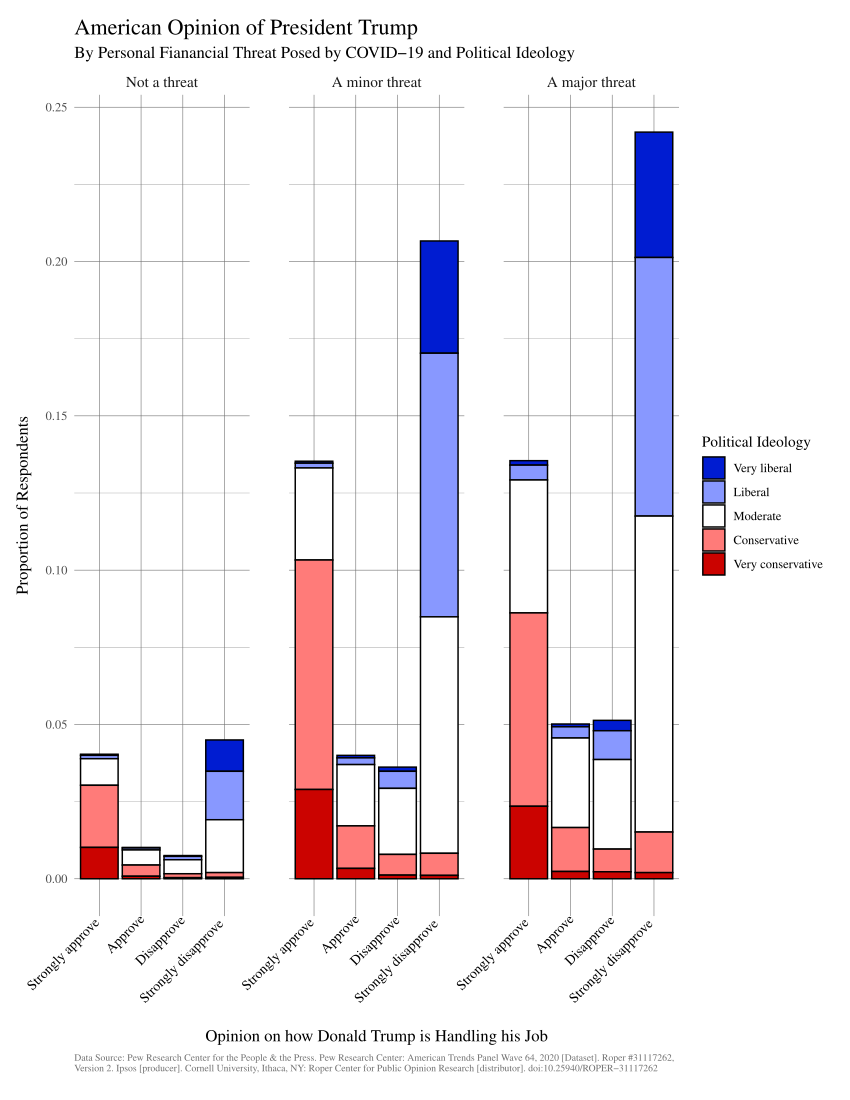

The R source for this figure:
## Data Visualization (GOVT16-QSS17) Spring 2020
## LAB 1
##
## Name: Cameron Guage
## Date: May 5 - May 12

covid_data = read_csv("31117262.csv"); covid_data

covid_data %>%
  filter(COVIDTHREAT_d_W64 != "Refused" & F_IDEO != "Refused") %>%
  mutate(F_IDEO = factor(F_IDEO, levels = c("Very liberal", "Liberal", "Moderate", "Conservative", "Very conservative"))) %>%
  mutate(COVIDTHREAT_d_W64 = factor(COVIDTHREAT_d_W64, levels = c("Not a threat", "A minor threat", "A major threat"))) %>%
  rename(threat_to_financials = COVIDTHREAT_d_W64, ideology = F_IDEO, trump_opinion = POL1DT_W64) %>%
  mutate(trump_opinion = paste(trump_opinion, POL1DTSTR_W64, sep = ", ")) %>%
  filter(!str_detect(trump_opinion, "Refused")) %>%
  mutate(trump_opinion = factor(trump_opinion, levels = c("Approve, Very strongly", "Approve, Not so strongly", "Disapprove, Not so strongly", "Disapprove, Very strongly"), labels = c("Strongly approve", "Approve", "Disapprove", "Strongly disapprove"))) %>%
  group_by(ideology, threat_to_financials) %>%
  count(trump_opinion) %>%
  ungroup() %>%
  mutate(prop = n / sum(n)) %>%
  ggplot(aes(x = trump_opinion, y = prop, fill = ideology)) +
  geom_col(color = "black") +
  facet_grid(. ~ threat_to_financials) +
  scale_fill_manual(values = c("#001CD1", "#8898FF", "#FFFFFF", "#FF7B79", "#CB0300")) +
  labs(x = "Opinion on how Donald Trump is Handling his Job", y = "Proportion of Respondents", fill = "Political Ideology", title = "American Opinion of President Trump", subtitle = "By Personal Fianancial Threat Posed by COVID-19 and Political Ideology", caption = "Data Source: Pew Research Center for the People & the Press. Pew Research Center: American Trends Panel Wave 64, 2020 [Dataset]. Roper #31117262,\nVersion 2. Ipsos [producer]. Cornell University, Ithaca, NY: Roper Center for Public Opinion Research [distributor]. doi:10.25940/ROPER-31117262") +
  theme(plot.caption = element_text(size = 7, color = "#717171", hjust = 0, vjust = -5),
        plot.margin = margin(.5, .5, 1, .7, "cm"),
        axis.title.x = element_text(size = 12, vjust = -2),
        axis.text.x = element_text(size = 10, angle = 45, vjust = 1.15, hjust = 1.1, color = "black"),
        axis.title.y = element_text(size = 12, vjust = 4),
        text = element_text(family = "serif"),
        panel.spacing = unit(1, "cm"),
        panel.background = element_blank(),
        axis.ticks = element_blank(),
        panel.grid = element_line(color = "#717171", size = 0.2),
        strip.background = element_blank(),
        strip.text = element_text(size = 11),
        plot.title = element_text(size = 16),
        plot.subtitle = element_text(size = 12))


## paste function on line 15 used to combine the two columns on opinion of Donald Trump and strength of opinion on Donald Trump
## idea inspired by: https://stackoverflow.com/questions/50845474/concatenating-two-text-columns-in-dplyr

## !str_detect removes any string that contains "Refused" from this column, which was especially useful because many different strings in this new column contained "Refused".
## idea inspired by: https://stackoverflow.com/questions/22249702/delete-rows-containing-specific-strings-in-r
